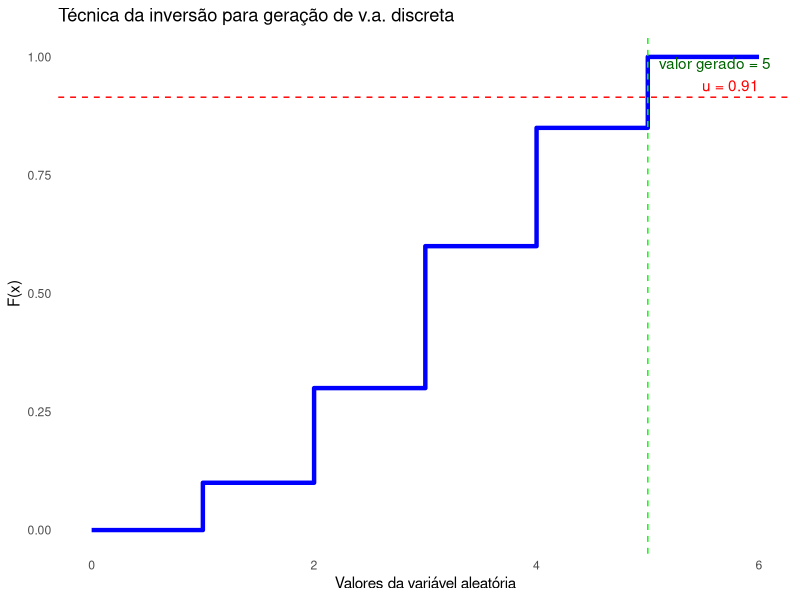
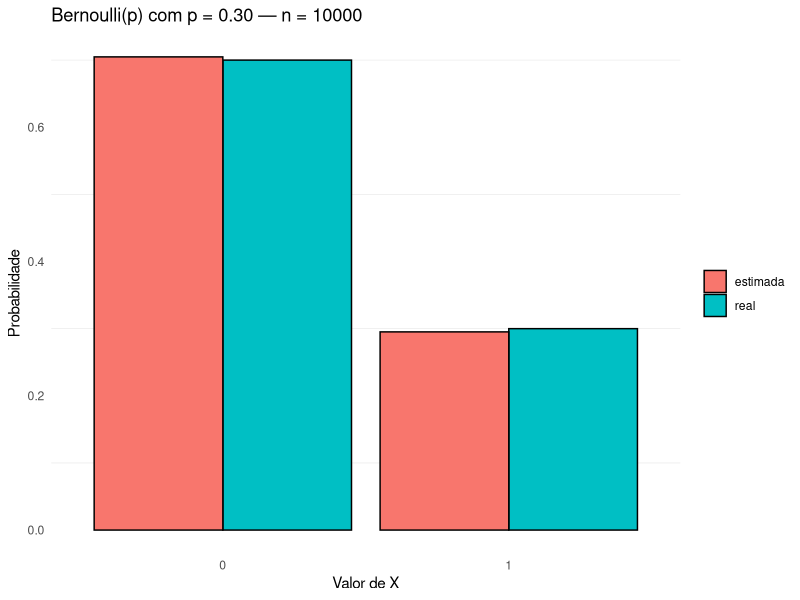
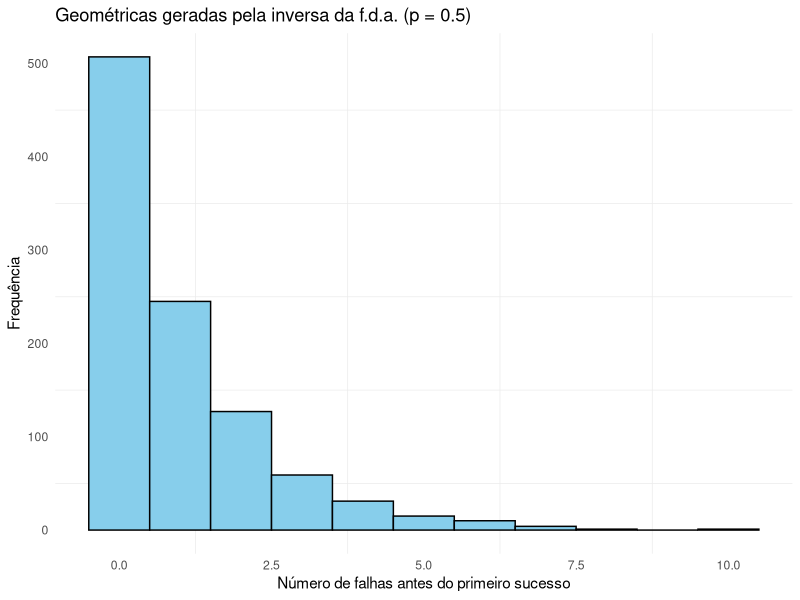
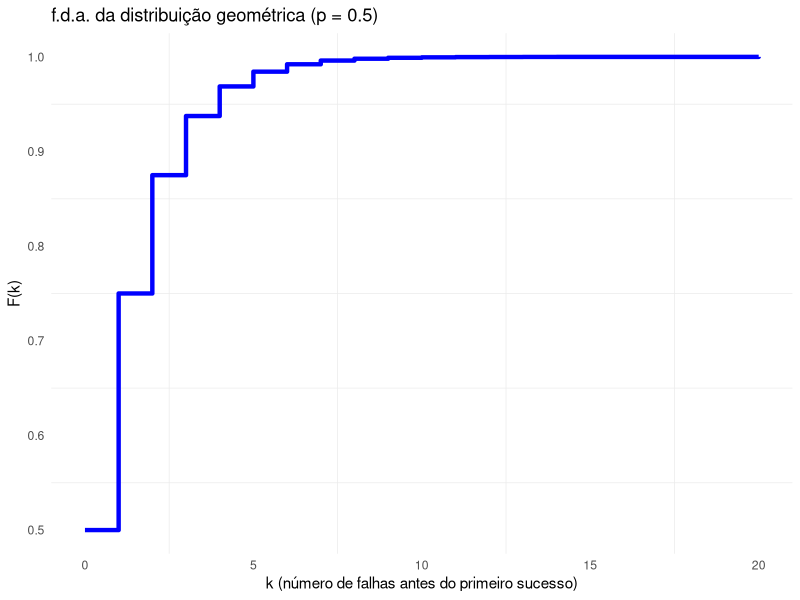
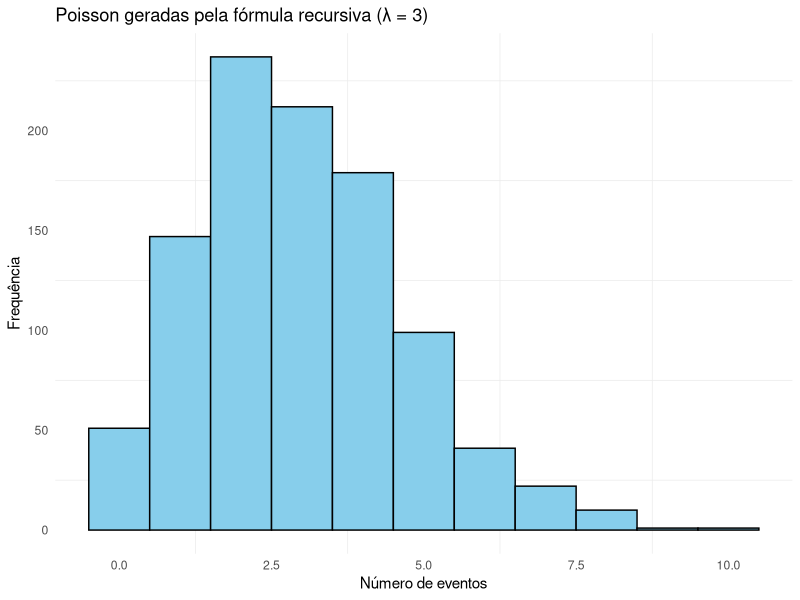
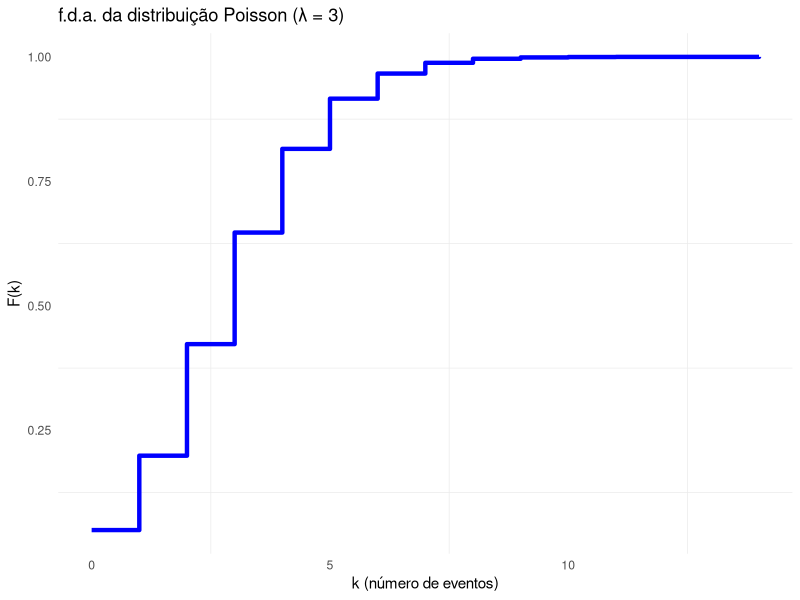
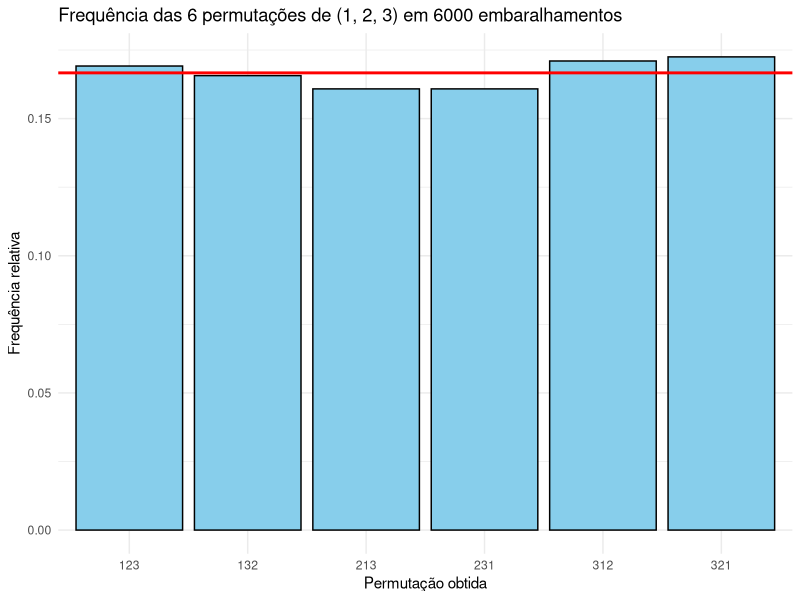

The R source for these figures, in order:
## ---- chunk 1
set.seed(42)

# Exemplo de valores e probabilidades de uma variável aleatória discreta
valores <- c(0, 1, 2, 3, 4, 5, 6)
probabilidades <- c(0, 0.1, 0.2, 0.3, 0.25, 0.15, 0)

# cumsum acumula as probabilidades: cdf[i] = p(x_1) + ... + p(x_i) = F(x_i)
cdf <- cumsum(probabilidades)

# Passo 1 do algoritmo: gerar um número aleatório uniforme
u <- runif(1)

# Passo 2: percorrer os valores em ordem e parar no primeiro com F(x_i) >= u
valor_gerado <- NA
for (i in seq_along(valores)) {
  if (u <= cdf[i]) {
    valor_gerado <- valores[i]
    break  # encontramos o menor x_i; não precisamos olhar os seguintes
  }
}
valor_gerado

library(ggplot2)

# Criando um data frame com os valores e a f.d.a. para o gráfico
df <- data.frame(valores = valores, cdf = cdf)

# Gráfico da f.d.a. com o número aleatório u e o valor gerado
ggplot(df, aes(x = valores, y = cdf)) +
  geom_step(direction = "hv", color = "blue", linewidth = 1.5) +
  geom_hline(yintercept = u, color = "red", linetype = "dashed") +
  geom_vline(xintercept = valor_gerado, color = "green", linetype = "dashed") +
  labs(title = "Técnica da inversão para geração de v.a. discreta",
       x = "Valores da variável aleatória",
       y = "F(x)") +
  annotate("text", x = max(valores), y = u,
           label = sprintf("u = %.2f", u), hjust = 1, vjust = -0.5, color = "red") +
  annotate("text", x = valor_gerado, y = max(cdf),
           label = sprintf("valor gerado = %d", valor_gerado),
           hjust = -0.1, vjust = 1, color = "darkgreen") +
  theme_minimal() +
  theme(panel.grid = element_blank())
## ---- chunk 2
set.seed(123)

# parâmetros
p <- 0.3
n <- 10000

# simulação por inversão
u <- runif(n)
x <- as.integer(u > 1 - p)  # 1 se U > 1-p, senão 0

# distribuição empírica (garantindo níveis 0 e 1)
emp <- prop.table(table(factor(x, levels = c(0, 1))))
real <- c(`0` = 1 - p, `1` = p)

# tabela de comparação
comp <- data.frame(
  valor = c(0, 1),
  real = as.numeric(real),
  estimada = as.numeric(emp)
)
comp

# gráfico comparando real vs estimada
library(tidyr); library(ggplot2)
comp_long <- pivot_longer(comp, cols = c(real, estimada),
                          names_to = "tipo", values_to = "prob")

ggplot(comp_long, aes(x = factor(valor), y = prob, fill = tipo)) +
  geom_col(position = "dodge", color = "black") +
  scale_x_discrete(name = "Valor de X") +
  labs(title = sprintf("Bernoulli(p) com p = %.2f — n = %d", p, n),
       y = "Probabilidade") +
  theme_minimal() +
  theme(panel.grid.major = element_blank(), legend.title = element_blank())
## ---- chunk 3
# Função que calcula a inversa da f.d.a. da geométrica
inversa_cdf_geometrica <- function(p, u) {
  # k = número de falhas antes do 1º sucesso
  ceiling(log(1 - u) / log(1 - p) - 1)
}

# Parâmetro p da distribuição geométrica
p <- 0.5

set.seed(123)

# Gerando 1000 números uniformes
n <- 1000
uniformes <- runif(n)

# sapply aplica a função a cada elemento de `uniformes` e devolve um vetor com
# os 1000 resultados; é uma forma compacta de escrever um laço for
geometricas <- sapply(uniformes, inversa_cdf_geometrica, p = p)

# Plotando um histograma das variáveis geométricas geradas
library(ggplot2)

# binwidth = 1 com boundary = -0.5 deixa uma barra centrada em cada inteiro
df <- data.frame(geometricas = geometricas)
ggplot(df, aes(x = geometricas)) +
  geom_histogram(binwidth = 1, boundary = -0.5, closed = "left",
                 color = "black", fill = "skyblue") +
  labs(title = "Geométricas geradas pela inversa da f.d.a. (p = 0.5)",
       x = "Número de falhas antes do primeiro sucesso",
       y = "Frequência") +
  theme_minimal() +
  theme(panel.grid.major = element_blank())

# Função para calcular a f.d.a. da distribuição geométrica
cdf_geometrica <- function(k, p) {
  1 - (1 - p)^(k + 1)
}

# Gerando valores de k para plotar a f.d.a.
k_values <- 0:20
cdf_values <- sapply(k_values, cdf_geometrica, p = p)

# Plotando a f.d.a. da distribuição geométrica
df_cdf <- data.frame(k_values = k_values, cdf_values = cdf_values)
ggplot(df_cdf, aes(x = k_values, y = cdf_values)) +
  geom_step(direction = "hv", color = "blue", linewidth = 1.5) +
  labs(title = "f.d.a. da distribuição geométrica (p = 0.5)",
       x = "k (número de falhas antes do primeiro sucesso)",
       y = "F(k)") +
  theme_minimal() +
  theme(panel.grid.major = element_blank())
## ---- chunk 4
# Gera um valor de Poisson por inversão, usando a fórmula recursiva
inversa_cdf_poisson_recursiva <- function(lam, u) {
  k <- 0
  p <- exp(-lam)  # P(X = 0)
  F_acm <- p      # acumulada até k = 0

  # Continuamos somando até que F(k) >= u
  while (u > F_acm) {
    k <- k + 1
    p <- p * lam / k  # atualiza P(X = k) a partir de P(X = k-1)
    F_acm <- F_acm + p
  }

  return(k)
}

# Parâmetro lambda da distribuição Poisson
lam <- 3

set.seed(123)

# Gerando 1000 números uniformes
n <- 1000
uniformes <- runif(n)

# sapply aplica a função a cada elemento de `uniformes` e devolve um vetor com
# os 1000 resultados; é uma forma compacta de escrever um laço for
poisson_vars <- sapply(uniformes, inversa_cdf_poisson_recursiva, lam = lam)

# Plotando o histograma das variáveis Poisson geradas
library(ggplot2)

# binwidth = 1 com boundary = -0.5 deixa uma barra centrada em cada inteiro
df <- data.frame(poisson_vars = poisson_vars)
ggplot(df, aes(x = poisson_vars)) +
  geom_histogram(binwidth = 1, boundary = -0.5, closed = "left",
                 color = "black", fill = "skyblue") +
  labs(title = "Poisson geradas pela fórmula recursiva (λ = 3)",
       x = "Número de eventos",
       y = "Frequência") +
  theme_minimal() +
  theme(panel.grid.major = element_blank())

# Função para calcular a f.d.a. da Poisson, também pela recursão
cdf_poisson <- function(k, lam) {
  cdf <- 0
  p <- exp(-lam)  # P(X = 0)
  for (i in 0:k) {
    cdf <- cdf + p  # acumula P(X = i)
    if (i < k) {
      p <- p * lam / (i + 1)  # atualiza para o próximo valor
    }
  }
  return(cdf)
}

# Gerando valores de k para a f.d.a.
k_values <- 0:14
cdf_values <- sapply(k_values, cdf_poisson, lam = lam)

# Plotando a f.d.a. da distribuição Poisson
df_cdf <- data.frame(k_values = k_values, cdf_values = cdf_values)
ggplot(df_cdf, aes(x = k_values, y = cdf_values)) +
  geom_step(direction = "hv", color = "blue", linewidth = 1.5) +
  labs(title = "f.d.a. da distribuição Poisson (λ = 3)",
       x = "k (número de eventos)",
       y = "F(k)") +
  theme_minimal() +
  theme(panel.grid.major = element_blank())
## ---- chunk 5
library(ggplot2)

set.seed(42)

embaralhar <- function(v) {
  n <- length(v)
  # O laço vai do fim para o começo: primeiro decidimos quem fica na última
  # posição, depois na penúltima, e assim por diante
  for (i in n:2) {
    # Sorteio uniforme em {1, ..., i}, pela inversão da uniforme discreta
    j <- ceiling(i * runif(1))
    # Troca de v[i] com v[j]; a variável temp guarda o valor que seria perdido
    temp <- v[i]
    v[i] <- v[j]
    v[j] <- temp
  }
  return(v)
}

# Verificação: as 6 permutações de (1, 2, 3) devem sair com a mesma frequência
B <- 6000
permutacoes <- character(B)
for (b in 1:B) {
  # paste(..., collapse = "") transforma o vetor c(2, 3, 1) no texto "231",
  # para que possamos contar as repetições com table()
  permutacoes[b] <- paste(embaralhar(1:3), collapse = "")
}

frequencias <- table(permutacoes) / B
print(round(frequencias, 4))

df <- data.frame(permutacao = names(frequencias),
                 frequencia = as.numeric(frequencias))

# A linha vermelha marca o valor teórico 1/6
ggplot(df, aes(x = permutacao, y = frequencia)) +
  geom_col(fill = "skyblue", color = "black") +
  geom_hline(yintercept = 1 / 6, color = "red", linewidth = 1) +
  labs(title = "Frequência das 6 permutações de (1, 2, 3) em 6000 embaralhamentos",
       x = "Permutação obtida", y = "Frequência relativa") +
  theme_minimal()
## ---- chunk 6
set.seed(42)

amostrar_sem_reposicao <- function(v, k) {
  n <- length(v)
  # Mesmo laço do embaralhamento, mas parando depois de k passos
  for (i in n:(n - k + 1)) {
    j <- ceiling(i * runif(1))
    temp <- v[i]
    v[i] <- v[j]
    v[j] <- temp
  }
  # As k últimas posições são a amostra
  return(v[(n - k + 1):n])
}

cat("Uma amostra de tamanho 3 entre 10 elementos:",
    amostrar_sem_reposicao(1:10, 3), "\n")

# Verificação: com que frequência cada elemento entra na amostra?
n <- 10
k <- 3
B <- 10000
contagem <- numeric(n)

for (b in 1:B) {
  amostra <- amostrar_sem_reposicao(1:n, k)
  contagem[amostra] <- contagem[amostra] + 1
}

cat("Proporção das amostras que contêm cada elemento (esperado k/n = 0,3):\n")
print(round(contagem / B, 3))
